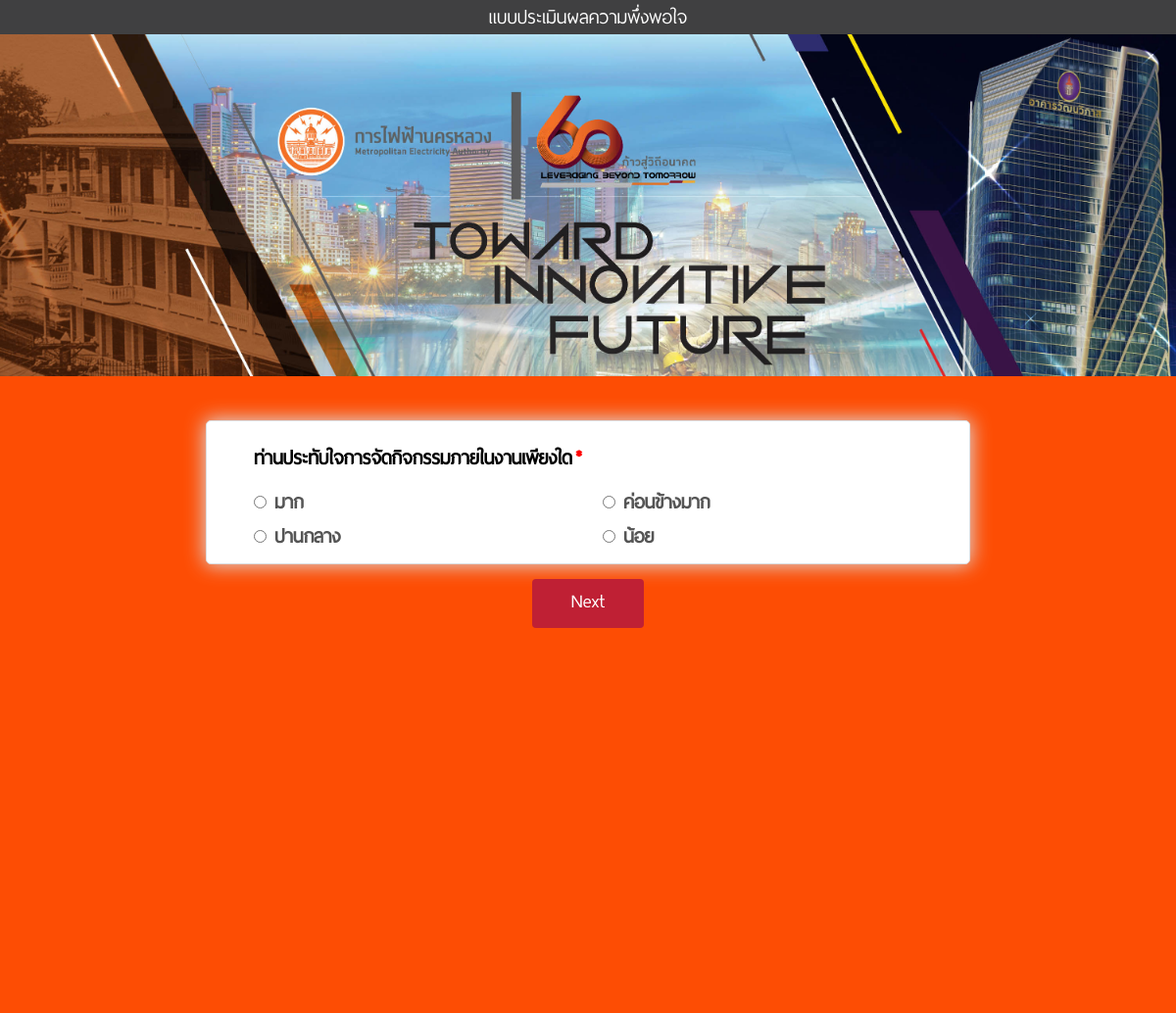
Page /mea/mea-questionnaire/questionnaire.php on the committed database.
### tables this page shows
CREATE TABLE `tbl_question` (
  `id` int(100) NOT NULL AUTO_INCREMENT,
  `question_desc` varchar(100) DEFAULT NULL,
  `choice_1` varchar(100) DEFAULT NULL,
  `score_1` double(10,0) DEFAULT NULL,
  `choice_2` varchar(100) DEFAULT NULL,
  `score_2` double(10,0) DEFAULT NULL,
  `choice_3` varchar(100) DEFAULT NULL,
  `score_3` double(10,0) DEFAULT NULL,
  `choice_4` varchar(100) DEFAULT NULL,
  `score_4` double(10,0) DEFAULT NULL,
  PRIMARY KEY (`id`)
);

### mea/mea-questionnaire/class/mysqli_oop.php (called while the page is built, shortened)
<?php
class Database{
	private $db_host = "localhost";
	private $db_user = "root";
	private $db_pass = "";
	private $db_name = "qr-code-register";
	private $con = false;
    private $myconn = "";
	private $result = array();
	public function connect(){
		if(!$this->con){
			$this->myconn = new mysqli($this->db_host,$this->db_user,$this->db_pass,$this->db_name);
            if($this->myconn->connect_errno > 0){
                array_push($this->result,$this->myconn->connect_error);
                return false;
            }else{
				$this->myconn->set_charset("utf8");
                $this->con = true;
                return true;
			}
        }else{
            return true;
        }
	}
	public function sql($sql){
		$query = $this->myconn->query($sql);
		if($query){
			$this->numResults = $query->num_rows;
			for($i = 0; $i < $this->numResults; $i++){
				$r = $query->fetch_array();
               	$key = array_keys($r);
               	for($x = 0; $x < count($key); $x++){
                   	if(!is_int($key[$x])){
                   		if($query->num_rows >= 1){
                   			$this->result[$i][$key[$x]] = $r[$key[$x]];
						}else{
							$this->result = null;
						}
					}
				}
			}
			return true;
		}else{
			array_push($this->result,$this->myconn->error);
			return false;
		}
	}
    public function getResult(){
        $val = $this->result;
        $this->result = array();
        return $val;
    }
}

### mea/mea-questionnaire/questionnaire.php (the view, shortened to what this page needs)
<!doctype html>
<html>
<head>
<link href="css/bootstap/bootstrap.min.css" rel="stylesheet" type="text/css">
<link href="css/reset.css" rel="stylesheet" type="text/css">
<link href="css/main.css" rel="stylesheet" type="text/css">
<link href="css/responsive.css" rel="stylesheet" type="text/css">
</head>
<body>
<?php
	include('class/mysqli_oop.php');
	$db = new Database();
	$db->connect();
	$db->sql('SELECT * FROM tbl_question');
	$res = $db->getResult();
	$maxquestion=0;
	$goquestion=0;
	$noquestion=0;
	foreach($res as $output){
		$maxquestion+=1;
	}
?>
	<div >
	<div style="background-color:#404041;"><center><font color="#ffffff"> แบบประเมินผลความพึ่งพอใจ</font></center></div>
    		<img src="images/banner.jpg" alt="Banner" class="img-responsive" />
    </div>
	<div><label></label></div>
	<div class="content bg-question">
		<div class="container wrapper">
			<div class="question-wrap">
			<form enctype="multipart/form-data" id="questionnaireForm" action="" method="POST">
			<?php if($goquestion<$maxquestion){   $noquestion+=1;  ?>
				<div class="playquestion">
					<div class="row">
						<div class="col-xs-12 col-sm-12 col-md-12">
							<span class="title-sup"><?php echo $res[$goquestion]["question_desc"]; ?><span class="red">*</span></span>
						</div>
					</div>
					<div class="row">
						<div class="col-xs-12 col-sm-6 col-md-6">
							<div class="input m-none">
							  <input type="radio" id="radchoice" name="radchoice">
							  <label for="choice1" class="chk-term"><label><?php echo $res[$goquestion]["choice_1"]; ?></label></label>
							</div>
						</div>
						<div class="col-xs-12 col-sm-6 col-md-6">
							<div class="input m-none">
							  <input type="radio" id="radchoice" name="radchoice">
							  <label for="choice2" class="chk-term"><label><?php echo $res[$goquestion]["choice_2"]; ?></label></label>
							</div>
						</div>
					</div>
					<div class="row">
						<div class="col-xs-12 col-sm-6 col-md-6">
							<div class="input m-none">
							  <input type="radio" id="radchoice" name="radchoice">
							  <label for="choice3" class="chk-term"><label><?php echo $res[$goquestion]["choice_3"]; ?></label></label>
							</div>
						</div>
						<div class="col-xs-12 col-sm-6 col-md-6">
							<div class="input m-none">
							  <input type="radio" id="radchoice" name="radchoice">
							  <label for="choice4" class="chk-term"><label><?php echo $res[$goquestion]["choice_4"]; ?></label></label>
							</div>
						</div>
					</div>
				</div>
				<?php $goquestion+=1; } ?>
			</form>
			</div>
				<div class="main-btn">
					<a href="#" class="myschdata"><input type="button" name="btnsave" class="btn default" value="Next"></a>
				</div>
		</div>
	</div>
</body>
</html>

### mea/mea-questionnaire/css/main.css (style rules this page uses)
html { position:relative; min-height:100%; }
html,body { margin:0; padding:0; }
body { font-family: 'web-font'; font-size:25px; line-height:35px; color:#555555; background:#fd4d04; }
.m-none { margin:0 !important; }
.container { max-width: 1200px; height:auto; box-sizing:border-box; margin:0 auto; padding:0; }
.content { width:100%; height:auto; display:block; padding:0 15px; margin-bottom:15px; }
.content .wrapper { height:auto; min-height: 75vh; padding-bottom:60px; }
.input, .input-half { width:100%; display:inline-block; position:relative; margin:0 0 14px 0; }
.red { color:#ff0000; margin-left:3px; }
.main-btn { width:100%; display:block; margin:15px 0; text-align: center; }
.main-btn .btn { width:auto; padding:5px 40px 10px 40px; margin:0 10px; font-size:25px; line-height: 35px; }
.main-btn .default { color:#ffffff; border:none; background:#bf2034; }
.question-wrap { max-width:780px; padding:10px; margin:10px auto; background:#ffffff; border:1px solid #dddee0; text-align: left; -webkit-border-radius: 5px; -moz-border-radius: 5px; border-radius: 5px; -webkit-box-shadow: 0px 0px 20px 1px rgba(221,222,224,1); -moz-box-shadow: 0px 0px 20px 1px rgba(221,222,224,1); box-shadow: 0px 0px 20px 1px rgba(221,222,224,1); }
.chk-term { max-width:780px; padding:0; margin:0 auto; text-align: left; }
.playquestion { width:90%; margin:0 auto; }
.playquestion .title-sup { display:block; margin:10px 0; color:#000; font-weight: bold; }

### rows in the picture
tbl_question: question_desc "ท่านประทับใจการจัดกิจกรรมภายในงานเพียงใด", choice_1 "มาก", choice_2 "ค่อนข้างมาก", choice_3 "ปานกลาง", choice_4 "น้อย"
